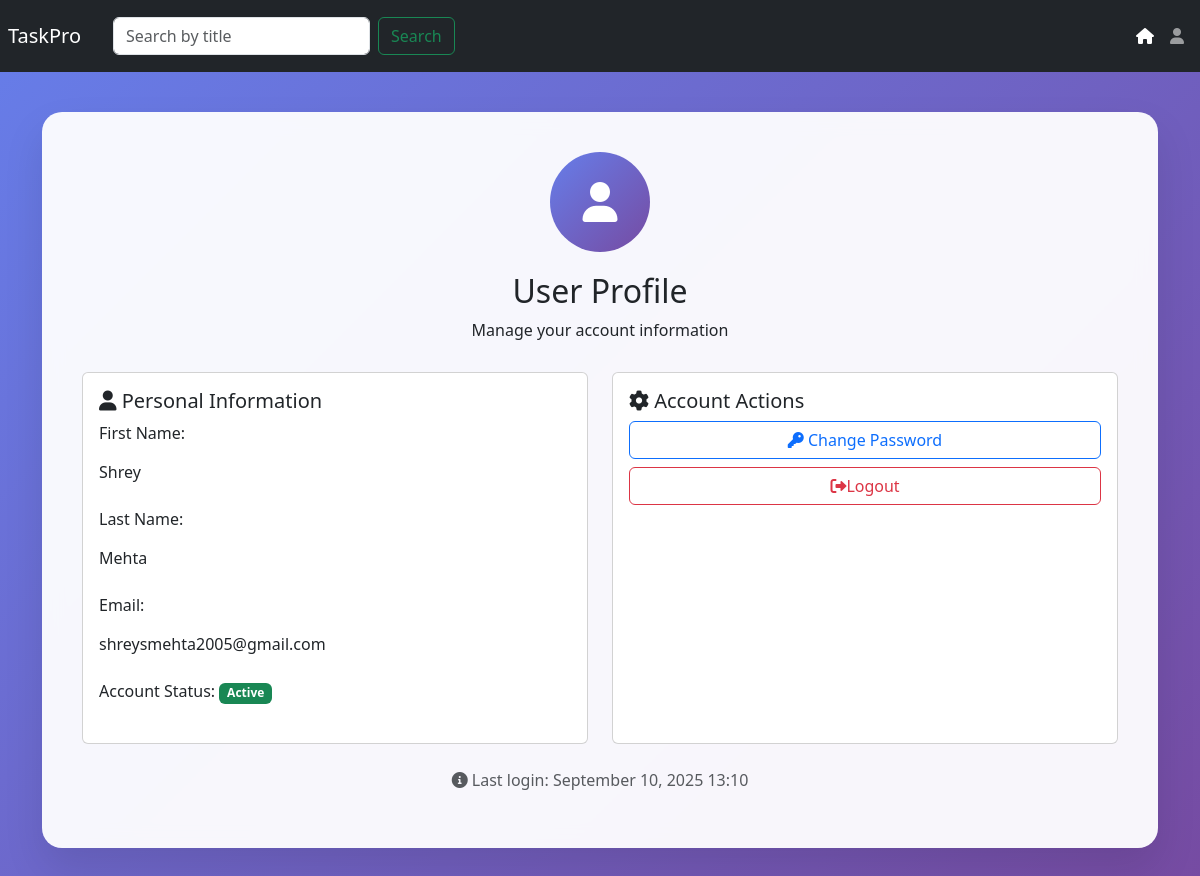
Page /accounts/profile/ (signed in) on the committed database.
### accounts/models.py (models this page shows, shortened)
class CustomUser(AbstractUser):
    username = None
    email = models.EmailField(unique=True)
    first_name = models.CharField(max_length=30)
    last_name = models.CharField(max_length=30)
    date_joined = models.DateTimeField(auto_now_add=True)
    is_active = models.BooleanField(default=True)
    is_admin = models.BooleanField(default=False)
    USERNAME_FIELD = "email"
    REQUIRED_FIELDS = [
        "first_name",
        "last_name",
    ]
    objects = CustomUserManager()
    @property
    def is_staff(self):
        "Is the user a member of staff?"
        return self.is_admin

### accounts/views.py (the view, shortened to what this page needs)
# urls.py: path('profile/',views.UserProfileView.as_view(),name='profile'),
class UserProfileView(GenericAPIView):
    permission_classes=[IsAuthenticated,]
    serializer_class=UserProfileSerializer
    renderer_classes=[TemplateHTMLRenderer]
    def get(self,request):
        return Response({'user': request.user}, template_name='accounts/profile.html')

### templates/accounts/profile.html (shortened to what this page needs)
{% extends 'base.html' %}
{% block content %}
<div class="profile-card">
    <div class="profile-header">
        <div class="profile-avatar">
            <i class="fas fa-user"></i>
        </div>
        <h2>User Profile</h2>
        <p>Manage your account information</p>
    </div>
    <div class="row">
        <div class="col-md-6">
            <div class="card h-100">
                <div class="card-body">
                    <h5 class="card-title">
                        <i class="fas fa-user"></i> Personal Information
                    </h5>
                    <div class="mb-3">
                        <label class="form-label">First Name:</label>
                        <p class="form-control-plaintext">{{ user.first_name|default:"Not provided" }}</p>
                    </div>
                    <div class="mb-3">
                        <label class="form-label">Last Name:</label>
                        <p class="form-control-plaintext">{{ user.last_name|default:"Not provided" }}</p>
                    </div>
                    <div class="mb-3">
                        <label class="form-label">Email:</label>
                        <p class="form-control-plaintext">{{ user.email }}</p>
                    </div>
                    <div class="mb-3">
                        <label class="form-label">Account Status:</label>
                        <span class="badge bg-{% if user.is_active %}success{% else %}danger{% endif %}">
                            {% if user.is_active %}Active{% else %}Inactive{% endif %}
                        </span>
                    </div>
                </div>
            </div>
        </div>
        <div class="col-md-6">
            <div class="card h-100">
                <div class="card-body">
                    <h5 class="card-title">
                        <i class="fas fa-cog"></i> Account Actions
                    </h5>
                    <div class="d-grid gap-2">
                        <a href="{% url 'changepassword' %}" class="btn btn-outline-primary">
                            <i class="fas fa-key"></i> Change Password
                        </a>
                        <a method="post" href="{% url 'logout' %}" class="btn btn-outline-danger">
                            <i class="fas fa-sign-out-alt"></i>Logout
                        </a>
                    </div>
                </div>
            </div>
        </div>
    </div>
    <div class="text-center mt-4">
        <p class="text-muted">
            <i class="fas fa-info-circle"></i>
            Last login: {{ user.last_login|date:"F d, Y H:i"|default:"Never" }}
        </p>
    </div>
</div>
{% endblock %}

### templates/base.html (style rules this page uses)
body { background: linear-gradient(135deg, #667eea 0%, #764ba2 100%); min-height: 100vh; font-family: 'Segoe UI', Tahoma, Geneva, Verdana, sans-serif; }
.profile-card { background: rgba(255, 255, 255, 0.95); backdrop-filter: blur(10px); border-radius: 20px; box-shadow: 0 20px 40px rgba(0, 0, 0, 0.1); padding: 40px; margin: 20px 0; }
.profile-header { text-align: center; margin-bottom: 30px; }
.profile-avatar { width: 100px; height: 100px; border-radius: 50%; background: linear-gradient(135deg, #667eea 0%, #764ba2 100%); display: flex; align-items: center; justify-content: center; margin: 0 auto 20px; color: white; font-size: 40px; }

### rows in the picture
CustomUser: first_name "Shrey", last_name "Mehta", email "shreysmehta2005@gmail.com", last_login "September 10, 2025 13:10"
